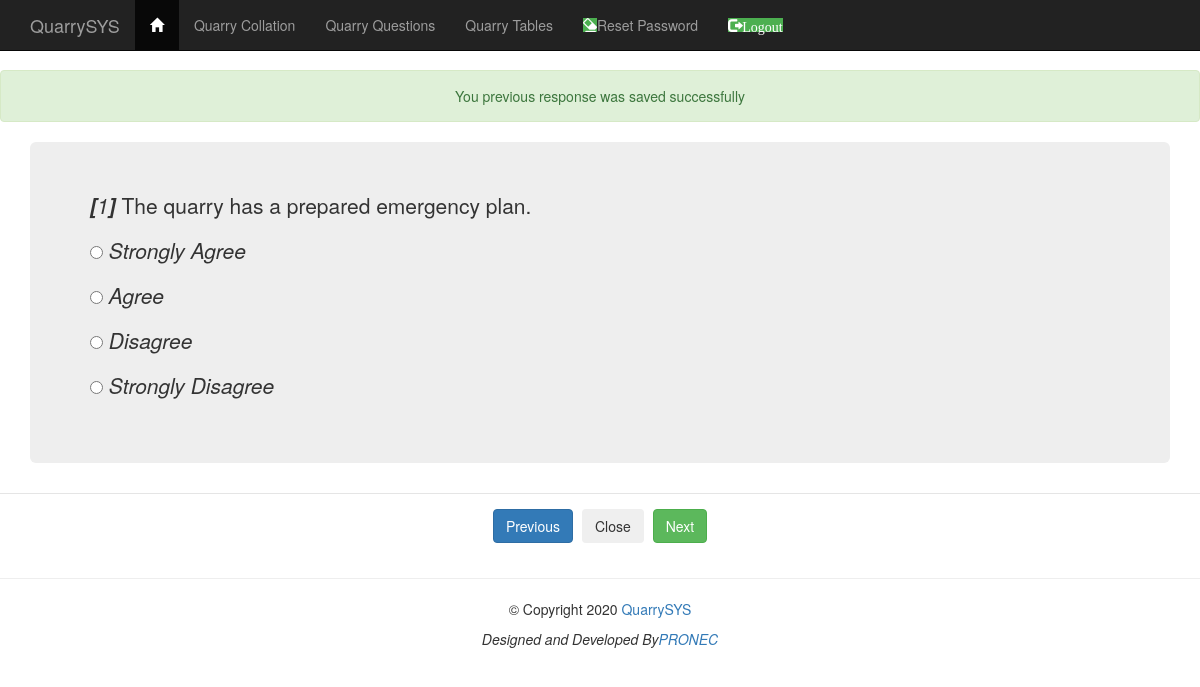
The app's page /qms6/qms_one.php with its own data.
### tables this page shows
CREATE TABLE `qep_table` (
  `ID` int(11) NOT NULL,
  `Question` text NOT NULL,
  `OptionA` varchar(255) NOT NULL,
  `OptionB` varchar(255) NOT NULL,
  `OptionC` varchar(255) NOT NULL,
  `OptionD` varchar(255) NOT NULL,
  `Strongly_Agree` int(11) NOT NULL DEFAULT '1',
  `Agree` int(11) NOT NULL DEFAULT '1',
  `Disagree` int(11) NOT NULL DEFAULT '1',
  `Strongly_Disagree` int(11) NOT NULL DEFAULT '1'
);

### qms6/qms_handler.php (called while the page is built)
<?php
		if ($stmt) {
			$stmt->execute();
			$res = $stmt->get_result();
			if ($res->num_rows > 0) {
				$row = $res->fetch_assoc();
				$qID = $row['ID'];
				$question = $row['Question'];
				$A = $row['OptionA'];
				$B = $row['OptionB'];
				$C = $row['OptionC'];
				$D = $row['OptionD'];
			}
			else {
				print "Error - No rows";
			}
		}
		else {
			print "Error - DB ERROR";
		}

### qms6/qms_questions.php (the view, shortened to what this page needs)
<div class="container">
	<div class="jumbotron">
			<P>
			<?PHP print "<i><b>[</b>". $qID ."<b>]</b></i>" . " " .$question; ?>
			<P>
			<INPUT TYPE = 'Radio' Name ='q' required="" value= 'A' <?PHP print " ". $answerA; ?>><?PHP print " ". "<i>". $A . "</i>"; ?>
			<P>
			<INPUT TYPE = 'Radio' Name ='q'  required="" value= 'B' <?PHP print $answerB; ?>><?PHP print " ". "<i>". $B . "</i>"; ?>
			<P>
			<INPUT TYPE = 'Radio' Name ='q'  required="" value= 'C' <?PHP print $answerC; ?>><?PHP print " ". "<i>".$C . "</i>"; ?>
			<P>
			<P>
			<INPUT TYPE = 'Radio' Name ='q'  required="" value= 'D' <?PHP print $answerD; ?>><?PHP print " ". "<i>".$D . "</i>"; ?>
	</div>
</div>

### container/header.php (style rules this page uses)
body { padding-top: 70px; }

### records on screen
qep_table: ID "1", Question "The quarry has a prepared emergency plan.", OptionA "Strongly Agree", OptionB "Agree", OptionC "Disagree", OptionD "Strongly Disagree"
